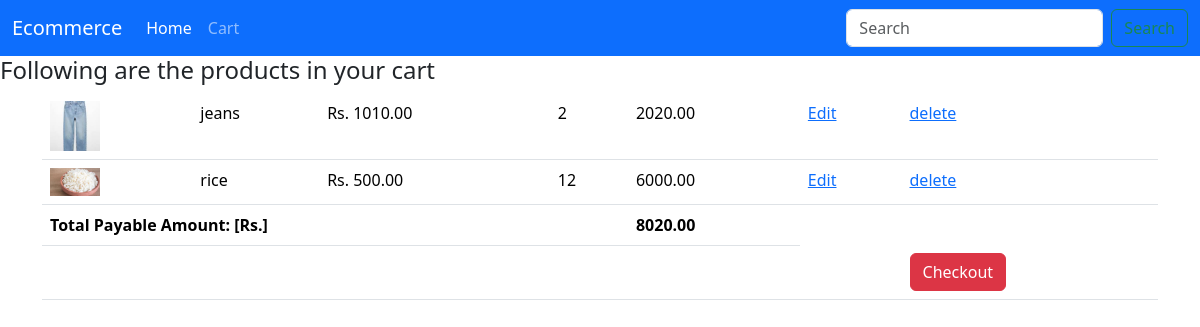
Page /my/cart/ (signed in) on the committed database.
### catalog/models.py (models this page shows, shortened)
class ShoppingCart(models.Model):
    user= models.ForeignKey(User, on_delete= models.CASCADE)
    product= models.ForeignKey(Product,on_delete=models.CASCADE)
    quantity= models.IntegerField(default=0)

class Product(models.Model):
    name =  models.CharField(max_length=225)
    price = models.DecimalField(max_digits=10, decimal_places=2)
    category = models.ForeignKey(Category, on_delete=models.CASCADE)
    photo = models.FileField(upload_to='uploads/')

### catalog/views.py (the view)
# urls.py: path('my/cart/', views.cart_detail, name="cart_detail"),
@login_required(login_url="/login/")
def cart_detail(request):
    user= User.objects.get(id= request.user.id)
    items= ShoppingCart.objects.filter(user=user)
    return render(request,'cart_detail.html',{'items':items})

### catalog/templatetags/catalog_extras.py (called while the page is built)
@register.filter
def getProductTotal(obj):
    amount = (obj.product.price)*(obj.quantity)
    return amount

@register.filter
def getPayable(items):
    total=0
    for item in items :
        total= total+((item.product.price)*(item.quantity))
    return total

### catalog/templates/cart_detail.html
{% extends "base.html" %}
{% load catalog_extras %}
{% block cartdetail %}
<h4> Following are the products in your cart</h4>
<div class="container">
    <div class="row">
        <div class="col">
            <table class="table">
                <tbody>
                    {% for item in items %}
                    <tr>
                        <td><img src="{{item.product.photo.url}}" alt="" style="width: 50px;height: auto;"></td>
                        <td>{{item.product.name}}</td>
                        <td>Rs. {{item.product.price}}</td>
                        <td>{{item.quantity}}</td>
                        <td>{{item|getProductTotal }}</td>
                        <td><a href="/cart/edit/{{item.id}}/">Edit</a></td>
                        <td><a href="/cart/delete/{{item.id}}/">delete</a></td>
                    </tr>
                    {% endfor %}
                    <tr>
                        <th colspan="4">Total Payable Amount: [Rs.]</th>
                        <th>{{items|getPayable}}</th>
                    </tr>
                    <tr>
                        <th colspan="6"></th>
                        <th ><a href="/checkout/" class="btn btn-danger">Checkout</a></th>
                    </tr>
                </tbody>
            </table>
        </div>
    </div>
</div>
{% endblock %}

### rows in the picture
ShoppingCart: product.photo (picture), product.name "jeans", product.price "1010.00", quantity "2", product+quantity "2020.00", product+quantity "8020.00"
ShoppingCart: product.photo (picture), product.name "rice", product.price "500.00", quantity "12", product+quantity "6000.00"
